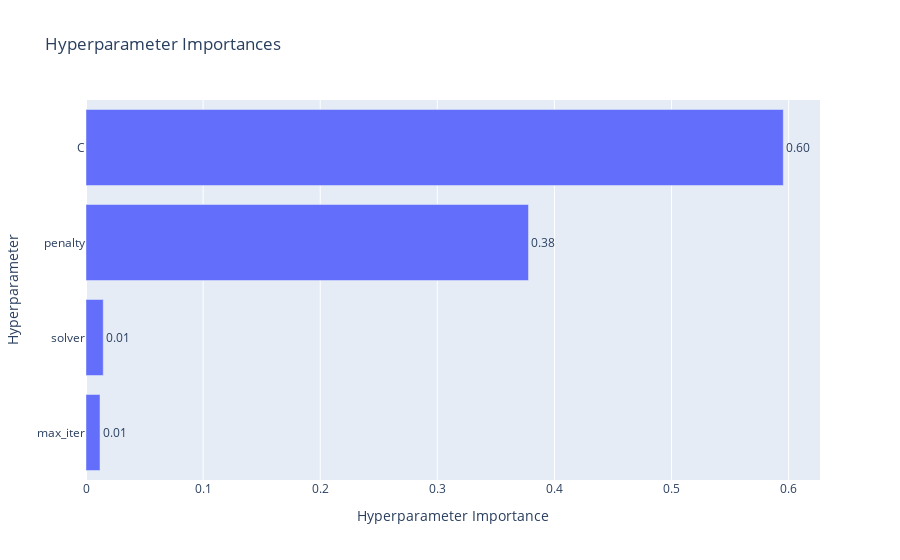

This figure's notebook cell:
### Code cell
optuna.visualization.plot_param_importances(study)

### Figure 1 — Plotly figure (JSON) as saved in the notebook; plotly's stock layout.template omitted (floating-point values rounded to 4 significant figures)
{"data": [{"cliponaxis": false, "hovertemplate": ["max_iter (IntDistribution): 0.011952561327171098<extra></extra>", "solver (CategoricalDistribution): 0.014727041138700304<extra></extra>", "penalty (CategoricalDistribution): 0.3778626331591071<extra></extra>", "C (FloatDistribution): 0.5954577643750215<extra></extra>"], "name": "Objective Value", "orientation": "h", "text": ["0.01", "0.01", "0.38", "0.60"], "textposition": "outside", "type": "bar", "x": [0.01195, 0.01473, 0.3779, 0.5955], "y": ["max_iter", "solver", "penalty", "C"]}], "layout": {"title": {"text": "Hyperparameter Importances"}, "xaxis": {"title": {"text": "Hyperparameter Importance"}}, "yaxis": {"title": {"text": "Hyperparameter"}}}}
